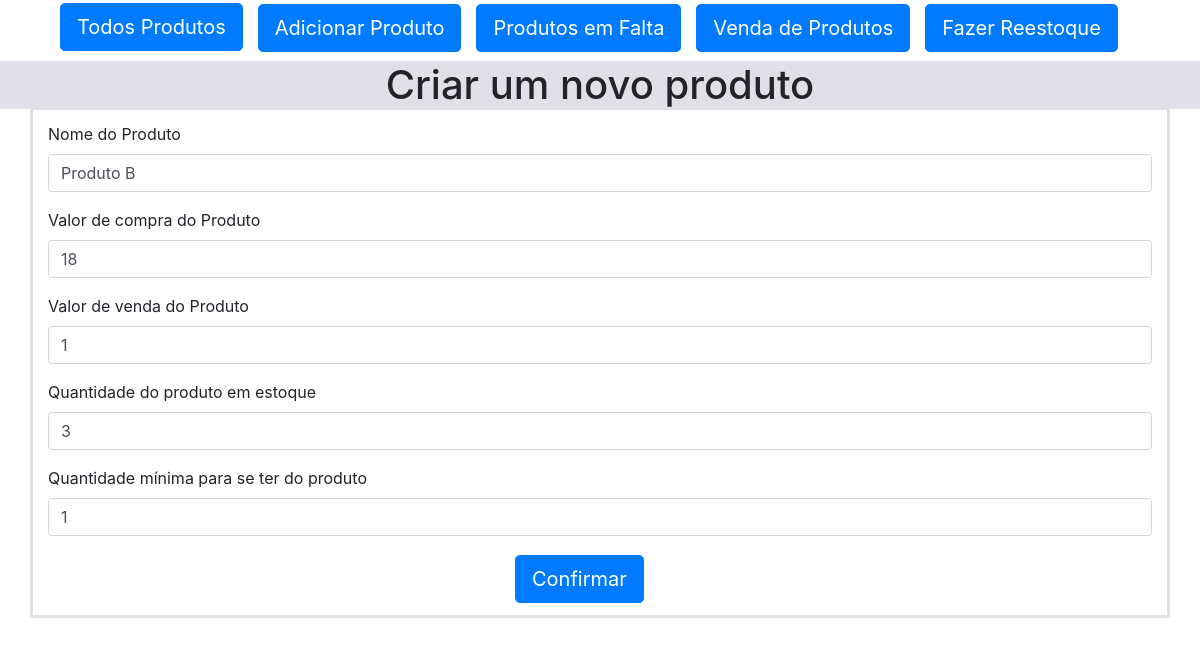
The app's page /alterar_produto/7 with its own data.
### db.py (models this page shows)
class Estoque(db.Model):
    __tablename_ = 'produtos'
    id = db.Column(db.Integer, primary_key=True)
    nome = db.Column(db.Text, unique=True)
    valor_compra = db.Column(db.Text)
    valor_venda = db.Column(db.Text)
    quantidade_estoque = db.Column(db.Text)
    quantidade_minima = db.Column(db.Text)

### views.py (the view)
@app.route('/alterar_produto/<id>')
def alterar_produto(id):
    produto_para_modificar = Estoque.query.filter_by(id=id).first()
    return render_template('alterar_produto.html', produto=produto_para_modificar)

### templates/alterar_produto.html (shortened to what this page needs)
{% extends "template.html" %}
{% block h1 %}Criar um novo produto{% endblock %}
{% block conteudo%}
<div class="container" style="border-style: solid; border-color: #dee2e6; margin-top: -0.3%; padding-top: 1%; padding-bottom: 1%;">
    <form name="form" action="{{ url_for('modificar') }}" method="POST" enctype="multipart/form-data">
        <div class="form-group">
            <label for="nome">Nome do Produto</label>
            <input type="text" value="{{ produto.nome }}" required class="form-control" name="nome" id="nome">
        </div>
        <div class="form-group">
            <label for="valor_compra">Valor de compra do Produto</label>
            <input type="number" value="{{ produto.valor_compra }}"  required class="form-control" name="valor_compra" id="valor_compra">
        </div>
        <div class="form-group">
            <label for="valor_venda">Valor de venda do Produto</label>
            <input type="number" value="{{ produto.valor_venda }}" required class="form-control" name="valor_venda" id="valor_venda">
        </div>
        <div class="form-group">
            <label for="quantidade_estoque">Quantidade do produto em estoque</label>
            <input type="number" value="{{ produto.quantidade_estoque }}"  required class="form-control" name="quantidade_estoque" id="quantidade_estoque">
        </div>
        <div class="form-group">
            <label for="quantidade_minima">Quantidade mínima para se ter do produto</label>
            <input type="number" value="{{ produto.quantidade_minima }}" required class="form-control" name="quantidade_minima" id="quantidade_minima">
        </div>
        <div class="mx-auto" style="width: 200px;">
            <button type="submit" class="btn btn-primary btn-lg">Confirmar</button>
        </div>
    </form>
</div>
{% endblock %}

### static/template.css (style rules this page uses)
button { margin-top: 1.75%; margin-left: 15px; }

### records on screen
Estoque: nome "Produto B", valor_compra "18", valor_venda "1", quantidade_estoque "3", quantidade_minima "1"
